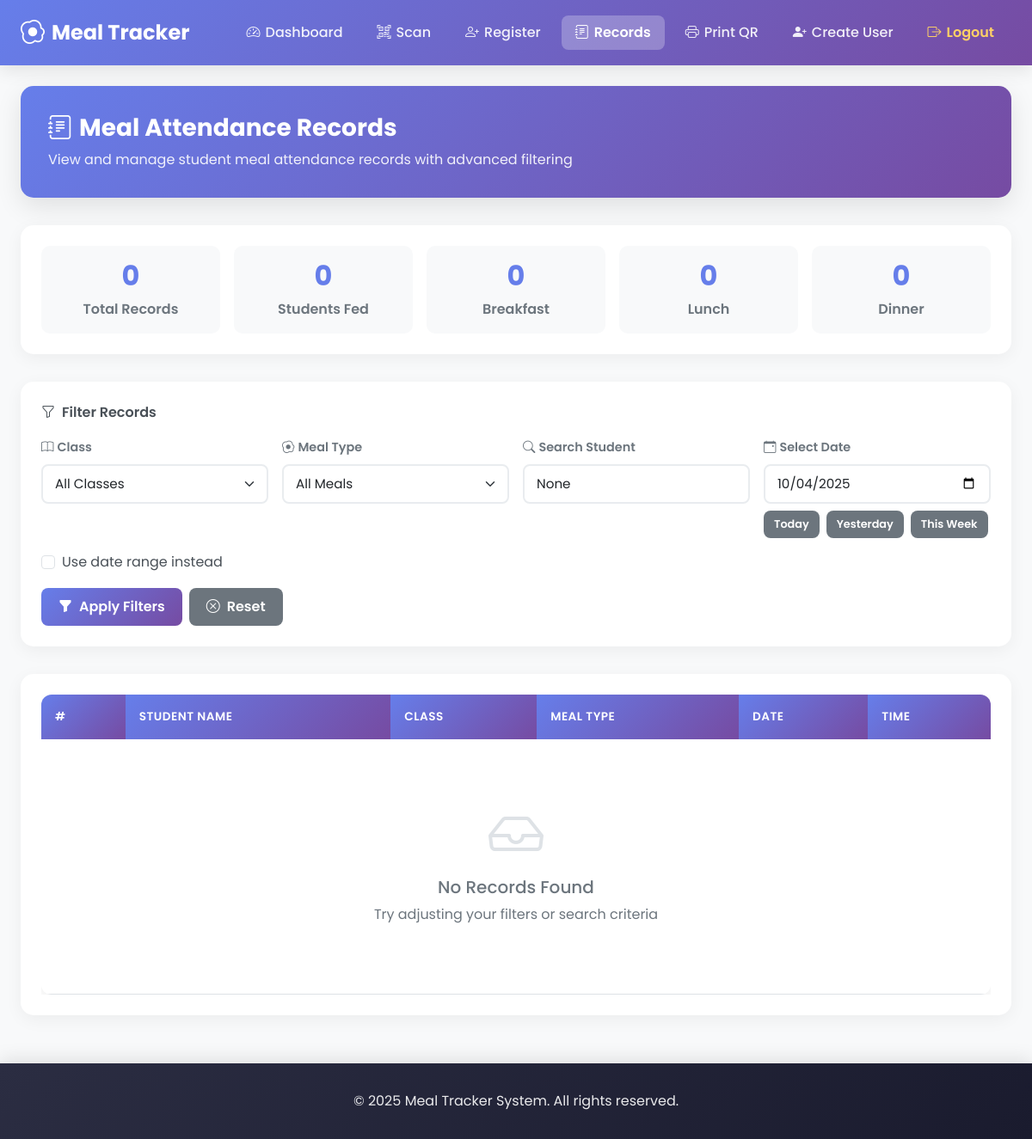
The app's page /records/ (signed in), older data.
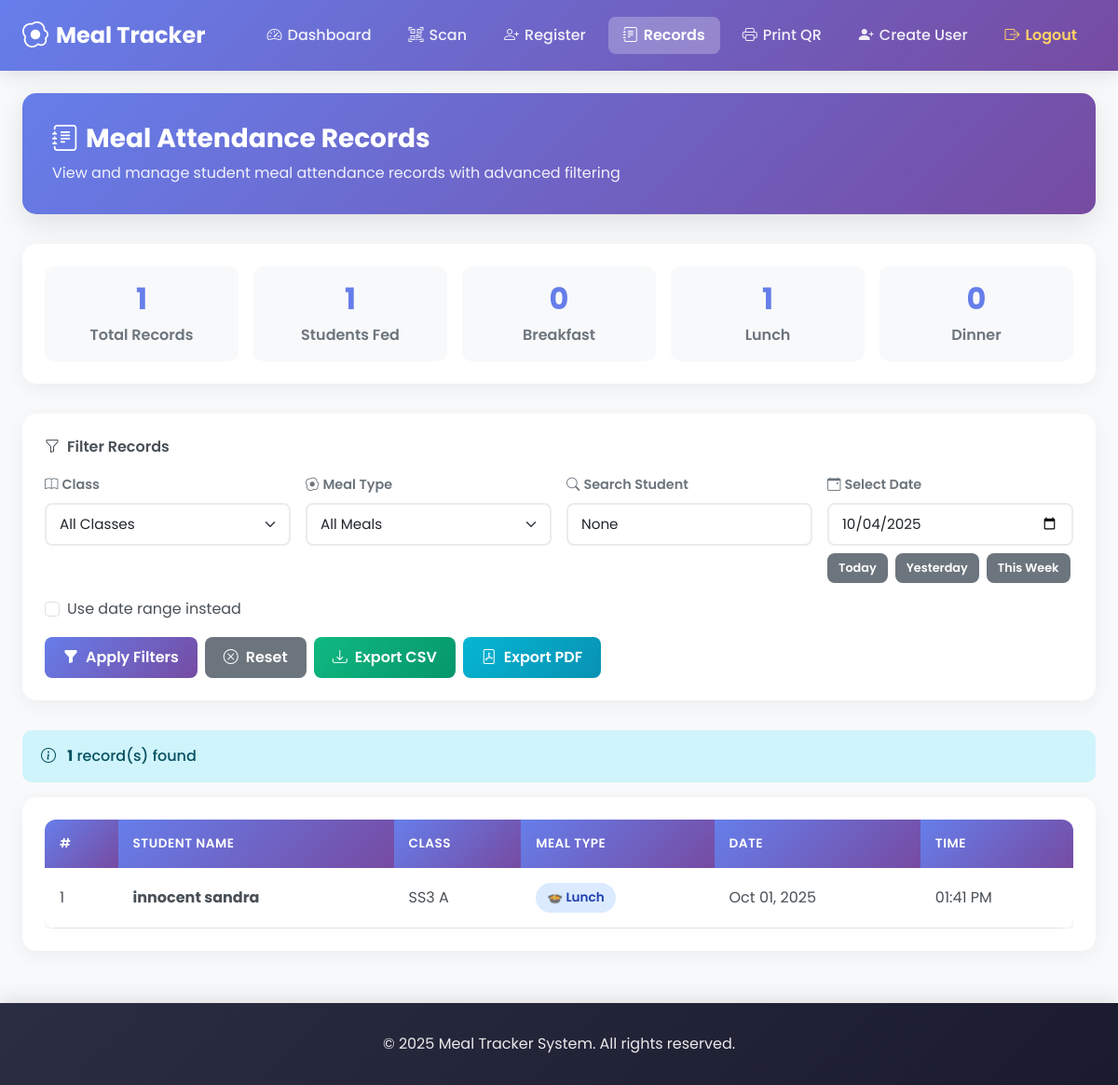
The same page, newer data.
### students/models.py (models this page shows, shortened)
class FeedingRecord(models.Model):
    student = models.ForeignKey("Student", on_delete=models.CASCADE)
    class_name = models.CharField(max_length=50)
    date = models.DateField(default=timezone.now)
    time = models.TimeField(auto_now_add=True)  # ✅ Auto record serving time
    meal_type = models.CharField(max_length=20, choices=MEAL_TYPES)
    class Meta:
        unique_together = (
            "student",
            "date",
            "meal_type",
        )  # ✅ Prevents double-feeding

class Student(models.Model):
    name = models.CharField(max_length=100)
    class_name = models.CharField(max_length=50)
    admission_number = models.CharField(max_length=30, unique=True, blank=False)
    qr_code_id = models.CharField(max_length=100, unique=True, blank=True)
    photo = models.ImageField(upload_to="student_photos/", blank=True, null=True)
    qr_code_image = models.ImageField(upload_to="qr_codes/", blank=True, null=True)

### students/views.py (the view, shortened to what this page needs)
# urls.py: path('records/', views.feeding_records, name='feeding_records'),
@user_passes_test(is_admin)
@login_required
def feeding_records(request):
    class_filter = request.GET.get("class")
    search_query = request.GET.get("search")
    meal_filter = request.GET.get("meal_type")
    selected_date = request.GET.get("date")
    start_date = request.GET.get("start_date")
    end_date = request.GET.get("end_date")
    export = request.GET.get("export")
    records = FeedingRecord.objects.select_related("student").order_by("-date", "-time")
    if class_filter:
        records = records.filter(student__class_name=class_filter)
    if search_query:
        records = records.filter(
            Q(student__name__icontains=search_query)
            | Q(student__admission_number__icontains=search_query)
        )
    if meal_filter:
        records = records.filter(meal_type=meal_filter)
    use_date_range = False
    if start_date and end_date:
        records = records.filter(date__range=[start_date, end_date])
        use_date_range = True
    elif start_date:
        records = records.filter(date__gte=start_date)
        use_date_range = True
    elif end_date:
        records = records.filter(date__lte=end_date)
        use_date_range = True
    elif selected_date:
        records = records.filter(date=selected_date)
    show_stats = True
    total_records = records.count()
    unique_students = records.values("student_id").distinct().count()
    breakfast_count = records.filter(meal_type="breakfast").count()
    lunch_count = records.filter(meal_type="lunch").count()
    dinner_count = records.filter(meal_type="dinner").count()
    classes = Student.objects.values_list("class_name", flat=True).distinct()
    return render(
        request,
        "students/feeding_records.html",
        {
            "records": records,
            "classes": classes,
            "selected_class": class_filter,
            "selected_meal": meal_filter,
            "search_query": search_query,
            "selected_date": selected_date,
            "start_date": start_date,
            "end_date": end_date,
            "use_date_range": use_date_range,
            "show_stats": show_stats,
            "total_records": total_records,
            "unique_students": unique_students,
            "breakfast_count": breakfast_count,
            "lunch_count": lunch_count,
            "dinner_count": dinner_count,
        },
    )

### students/views.py (called while the page is built)
def is_admin(user):
    return user.is_superuser  # or user.is_staff if you want staff too

### students/templates/students/feeding_records.html (shortened to what this page needs)
{% extends 'students/basetemp.html' %}
{% block content %}
<div class="container-fluid">
  <div class="records-header">
    <h3>
      <i class="bi bi-journal-text"></i>
      Meal Attendance Records
    </h3>
    <p>View and manage student meal attendance records with advanced filtering</p>
  </div>
  {% if show_stats %}
  <div class="stats-card">
    <div class="stats-grid">
      <div class="stat-item">
        <h4>{{ total_records }}</h4>
        <p>Total Records</p>
      </div>
      <div class="stat-item">
        <h4>{{ unique_students }}</h4>
        <p>Students Fed</p>
      </div>
      <div class="stat-item">
        <h4>{{ breakfast_count }}</h4>
        <p>Breakfast</p>
      </div>
      <div class="stat-item">
        <h4>{{ lunch_count }}</h4>
        <p>Lunch</p>
      </div>
      <div class="stat-item">
        <h4>{{ dinner_count }}</h4>
        <p>Dinner</p>
      </div>
    </div>
  </div>
  {% endif %}
  <div class="filter-card">
    <div class="filter-title">
      <i class="bi bi-funnel"></i>
      Filter Records
    </div>
    <form method="get" id="filter-form">
      <div class="row g-3">
        <div class="col-md-3">
          <label for="class-select" class="form-label">
            <i class="bi bi-book me-1"></i>Class
          </label>
          <select name="class" id="class-select" class="form-select">
            <option value="">All Classes</option>
          </select>
        </div>
        <div class="col-md-3">
          <label for="meal-select" class="form-label">
            <i class="bi bi-egg-fried me-1"></i>Meal Type
          </label>
          <select name="meal_type" id="meal-select" class="form-select">
            <option value="">All Meals</option>
          </select>
        </div>
        <div class="col-md-3">
          <label for="search-input" class="form-label">
            <i class="bi bi-search me-1"></i>Search Student
          </label>
          <input
            type="text"
            name="search"
            id="search-input"
            value="{{ search_query }}"
            class="form-control"
            placeholder="Enter student name"
          >
        </div>
        <div class="col-md-3">
          <label for="date-input" class="form-label">
            <i class="bi bi-calendar-event me-1"></i>Select Date
          </label>
          <input
            type="date"
            name="date"
            id="date-input"
            value="{{ selected_date }}"
            class="form-control"
          >
          <div class="quick-date-buttons">
            <button type="button" class="btn btn-sm btn-secondary" onclick="setDate('today')">Today</button>
            <button type="button" class="btn btn-sm btn-secondary" onclick="setDate('yesterday')">Yesterday</button>
            <button type="button" class="btn btn-sm btn-secondary" onclick="setDate('week')">This Week</button>
          </div>
        </div>
        <div class="col-12">
          <div class="form-check">
            <input
              class="form-check-input"
              type="checkbox"
              id="use-range"
              onchange="toggleDateRange()"
            >
            <label class="form-check-label" for="use-range">
              Use date range instead
            </label>
          </div>
        </div>
        <div class="col-12">
          <div class="d-flex gap-2 flex-wrap">
            <button type="submit" class="btn btn-primary" onclick="document.getElementById('filter-form').submit() ">
              <i class="bi bi-funnel-fill me-2"></i>Apply Filters
            </button>
            <button type="button" class="btn btn-secondary" onclick="resetFilters()">
              <i class="bi bi-x-circle me-2"></i>Reset
            </button>
            {% if records %}
              <a
                href="?export=csv"
                class="btn btn-success"
              >
                <i class="bi bi-download me-2"></i>Export CSV
              </a>
              <a
                href="?export=pdf"
                class="btn btn-info"
              >
                <i class="bi bi-file-pdf me-2"></i>Export PDF
              </a>
            {% endif %}
          </div>
        </div>
      </div>
    </form>
  </div>
  {% if records %}
  <div class="alert alert-info mb-3">
    <i class="bi bi-info-circle me-2"></i>
    <strong>{{ records|length }}</strong> record(s) found
  </div>
  {% endif %}
  <div class="table-container">
    <div class="table-responsive">
      <table class="table table-hover">
        <thead>
          <tr>
            <th>#</th>
            <th>Student Name</th>
            <th>Class</th>
            <th>Meal Type</th>
            <th>Date</th>
            <th>Time</th>
          </tr>
        </thead>
        <tbody>
          {% for record in records %}
            <tr>
              <td>{{ forloop.counter }}</td>
              <td>
                <strong>{{ record.student.name }}</strong>
              </td>
              <td>{{ record.student.class_name|default:"N/A" }}</td>
              <td>
                <span class="meal-badge meal-{{ record.meal_type }}">
                  {% if record.meal_type == 'breakfast' %}🍳{% elif record.meal_type == 'lunch' %}🍲{% elif record.meal_type == 'dinner' %}🍛{% else %}🥪{% endif %}
                  {{ record.get_meal_type_display }}
                </span>
              </td>
              <td>{{ record.date|date:"M d, Y" }}</td>
              <td>{{ record.time|time:"h:i A" }}</td>
            </tr>
          {% empty %}
            <tr>
              <td colspan="6">
                <div class="empty-state">
                  <i class="bi bi-inbox"></i>
                  <h5>No Records Found</h5>
                  <p>Try adjusting your filters or search criteria</p>
                </div>
              </td>
            </tr>
          {% endfor %}
        </tbody>
      </table>
    </div>
  </div>
</div>
{% endblock %}

### students/templates/students/basetemp.html (shortened to what this page needs)
{% load static %}
<!DOCTYPE html>
<html lang="en">
  <head>
    <link
      href="https://cdn.jsdelivr.net/npm/bootstrap@5.3.3/dist/css/bootstrap.min.css"
      rel="stylesheet"
    />
    <link
      href="https://cdn.jsdelivr.net/npm/bootstrap-icons@1.10.5/font/bootstrap-icons.css"
      rel="stylesheet"
    />
  </head>
  <body>
    <nav class="navbar navbar-expand-lg navbar-dark fixed-top">
      <div class="container-fluid px-4">
        <a class="navbar-brand" href="{% url 'scan_qr' %}">
          <i class="bi bi-egg-fried"></i>
          <span>Meal Tracker</span>
        </a>
        <div class="collapse navbar-collapse" id="navbarNav">
          <ul class="navbar-nav ms-auto">
            {% if request.user.is_superuser %}
            <li class="nav-item">
              <a
                class="nav-link {% if request.path == '/admin-dashboard/' %}active{% endif %}"
                href="{% url 'admin_dashboard' %}"
              >
                <i class="bi bi-speedometer2"></i>
                <span>Dashboard</span>
              </a>
            </li>
            {% endif %}
            <li class="nav-item">
              <a
                class="nav-link {% if request.path == '/scan/' %}active{% endif %}"
                href="{% url 'scan_qr' %}"
              >
                <i class="bi bi-qr-code-scan"></i>
                <span>Scan</span>
              </a>
            </li>
            {% if request.user.is_superuser %}
            <li class="nav-item">
              <a
                class="nav-link {% if request.path == '/register-student/' %}active{% endif %}"
                href="{% url 'register_student' %}"
              >
                <i class="bi bi-person-plus"></i>
                <span>Register</span>
              </a>
            </li>
            <li class="nav-item">
              <a
                class="nav-link {% if request.path == '/records/' %}active{% endif %}"
                href="{% url 'feeding_records' %}"
              >
                <i class="bi bi-journal-text"></i>
                <span>Records</span>
              </a>
            </li>
            <li class="nav-item">
              <a
                class="nav-link {% if request.path == '/print-qr-cards/' %}active{% endif %}"
                href="{% url 'print_qr_cards' %}"
              >
                <i class="bi bi-printer"></i>
                <span>Print QR</span>
              </a>
            </li>
            <li class="nav-item">
              <a
                class="nav-link {% if request.path == '/register-user/' %}active{% endif %}"
                href="{% url 'register_user' %}"
              >
                <i class="bi bi-person-plus-fill"></i>
                <span>Create User</span>
              </a>
            </li>
            {% endif %}
            <li class="nav-item">
              <form method="post" action="{% url 'logout' %}" class="d-inline">
                <button
                  type="submit"
                  class="btn btn-link nav-link text-warning"
                >
                  <i class="bi bi-box-arrow-right"></i>
                  <span>Logout</span>
                </button>
              </form>
            </li>
          </ul>
        </div>
      </div>
    </nav>
    <main class="container py-4">{% block content %} {% endblock %}</main>
    <footer class="footer">
      <div class="container text-center">
        <p>&copy; {% now "Y" %} Meal Tracker System. All rights reserved.</p>
      </div>
    </footer>
  </body>
</html>

### students/templates/students/basetemp.html (style rules this page uses)
:root { --primary: #667eea; --secondary: #764ba2; --accent: #4361ee; --light: #ffffff; --dark: #2b2d42; --success: #10b981; --warning: #f59e0b; --danger: #ef4444; --info: #06b6d4; --border-radius: 12px; --box-shadow: 0 10px 30px rgba(0, 0, 0, 0.08); --transition: all 0.3s ease; }
* { margin: 0; padding: 0; box-sizing: border-box; }
body { font-family: "Poppins", sans-serif; background-color: #f8f9fa; color: #495057; padding-top: 76px; min-height: 100vh; display: flex; flex-direction: column; }
.navbar { background: linear-gradient( 135deg, var(--primary) 0%, var(--secondary) 100% ) !important; box-shadow: 0 5px 20px rgba(0, 0, 0, 0.1); padding: 0.75rem 0; transition: var(--transition); }
.navbar-brand { font-weight: 700; font-size: 1.5rem; display: flex; align-items: center; gap: 0.5rem; color: white !important; transition: var(--transition); }
.navbar-brand i { font-size: 1.75rem; }
.nav-link { font-weight: 500; padding: 0.5rem 1rem !important; border-radius: 8px; margin: 0 0.25rem; transition: var(--transition); color: rgba(255, 255, 255, 0.9) !important; display: flex; align-items: center; gap: 0.375rem; }
.nav-link.active { background-color: rgba(255, 255, 255, 0.25); color: white !important; font-weight: 600; }
.btn-link.nav-link { border: none; background: transparent; text-decoration: none; }
.btn-link.nav-link.text-warning { color: #ffd166 !important; font-weight: 600; }
main.container { flex: 1; max-width: 1400px; margin-bottom: 2rem; }
.btn { border-radius: 8px; font-weight: 500; padding: 0.625rem 1.25rem; transition: var(--transition); border: none; }
.btn-primary { background: linear-gradient( 135deg, var(--primary) 0%, var(--secondary) 100% ); color: white; }
.btn-success { background: linear-gradient(135deg, var(--success) 0%, #059669 100%); color: white; }
.btn-info { background: linear-gradient(135deg, var(--info) 0%, #0891b2 100%); color: white; }
.form-control, .form-select { border-radius: 8px; padding: 0.75rem 1rem; border: 2px solid #e9ecef; transition: var(--transition); font-size: 0.95rem; }
.form-label { font-weight: 600; color: #495057; margin-bottom: 0.5rem; }
.table { border-radius: var(--border-radius); overflow: hidden; box-shadow: var(--box-shadow); background: white; }
.table thead th { background: linear-gradient( 135deg, var(--primary) 0%, var(--secondary) 100% ); color: white; border: none; font-weight: 600; text-transform: uppercase; font-size: 0.85rem; letter-spacing: 0.5px; padding: 1rem; }
.table tbody tr { transition: var(--transition); }
.table tbody td { padding: 1rem; vertical-align: middle; }
.alert { border-radius: 10px; border: none; padding: 1rem 1.25rem; font-weight: 500; }
.footer { background: linear-gradient(135deg, var(--dark) 0%, #1a1b2e 100%); color: white; padding: 2rem 0; margin-top: auto; box-shadow: 0 -5px 20px rgba(0, 0, 0, 0.1); }
.footer p { margin: 0; opacity: 0.9; }
html { scroll-behavior: smooth; }

Row changes from the older to the newer data that the page shows:
added FeedingRecord: student.name "innocent sandra", student.class_name "SS3 A", meal_type "Lunch", date "Oct 01, 2025", time "01:41 PM"
Text that changed along with them:
{{ total_records }}: "0" → "1"
{{ unique_students }}: "0" → "1"
{{ lunch_count }}: "0" → "1"
{{ records|length }}: (not shown) → "1"
text no longer shown: "No Records Found Try adjusting your filters or search criteria"
text now shown: "Export CSV Export PDF record(s) found"
